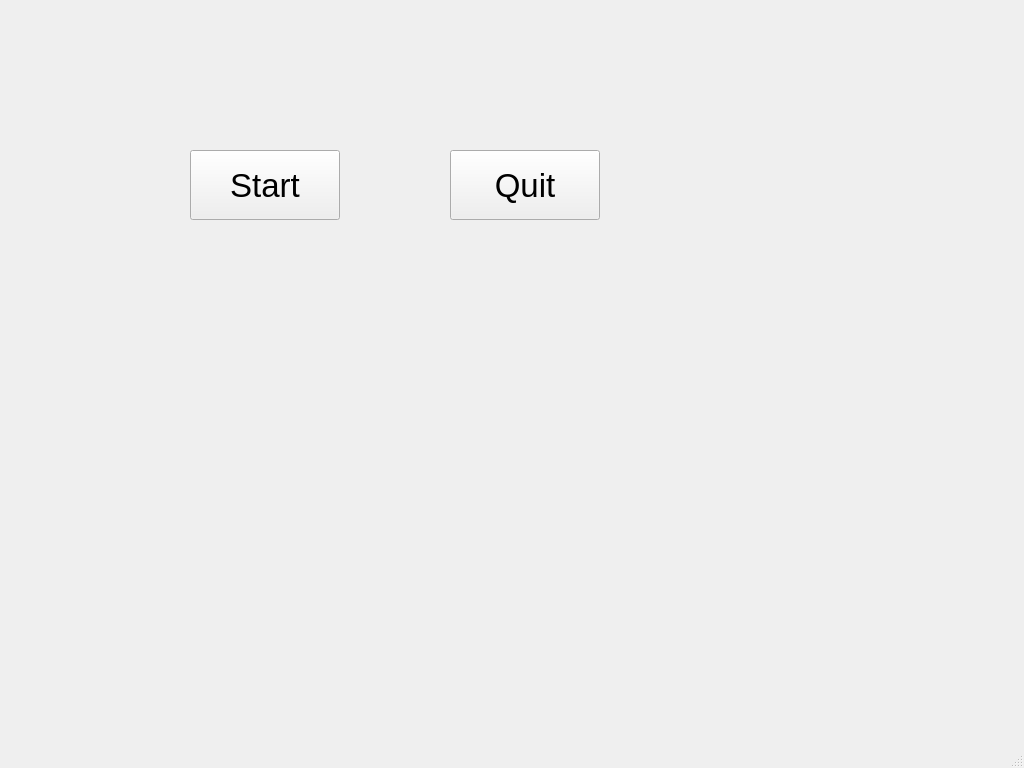
<?xml version="1.0" encoding="UTF-8"?>
<ui version="4.0">
 <class>MainWindow</class>
 <widget class="QMainWindow" name="MainWindow">
  <property name="geometry">
   <rect>
    <x>0</x>
    <y>0</y>
    <width>1024</width>
    <height>768</height>
   </rect>
  </property>
  <property name="windowTitle">
   <string>MainWindow</string>
  </property>
  <property name="autoFillBackground">
   <bool>false</bool>
  </property>
  <property name="styleSheet">
   <string notr="true"/>
  </property>
  <widget class="QWidget" name="centralWidget">
   <widget class="QPushButton" name="pushButton">
    <property name="geometry">
     <rect>
      <x>190</x>
      <y>150</y>
      <width>150</width>
      <height>70</height>
     </rect>
    </property>
    <property name="font">
     <font>
      <pointsize>25</pointsize>
     </font>
    </property>
    <property name="text">
     <string>Start</string>
    </property>
   </widget>
   <widget class="QPushButton" name="pushButton_2">
    <property name="geometry">
     <rect>
      <x>450</x>
      <y>150</y>
      <width>150</width>
      <height>70</height>
     </rect>
    </property>
    <property name="font">
     <font>
      <pointsize>25</pointsize>
     </font>
    </property>
    <property name="text">
     <string>Quit</string>
    </property>
   </widget>
  </widget>
  <widget class="QStatusBar" name="statusBar"/>
 </widget>
 <layoutdefault spacing="6" margin="11"/>
 <resources/>
 <connections/>
</ui>
